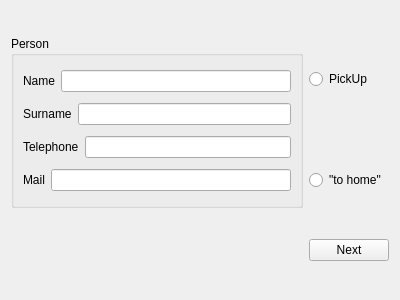
<?xml version="1.0" encoding="UTF-8"?>
<ui version="4.0">
 <class>DelivG</class>
 <widget class="QWidget" name="DelivG">
  <property name="geometry">
   <rect>
    <x>0</x>
    <y>0</y>
    <width>400</width>
    <height>300</height>
   </rect>
  </property>
  <property name="windowTitle">
   <string>Form</string>
  </property>
  <layout class="QGridLayout" name="gridLayout">
   <item row="0" column="0" rowspan="2">
    <widget class="QGroupBox" name="groupBox">
     <property name="title">
      <string>Person</string>
     </property>
     <layout class="QVBoxLayout" name="verticalLayout">
      <item>
       <layout class="QHBoxLayout" name="horizontalLayout">
        <item>
         <widget class="QLabel" name="NameD">
          <property name="text">
           <string>Name</string>
          </property>
         </widget>
        </item>
        <item>
         <widget class="QLineEdit" name="NaneDE"/>
        </item>
       </layout>
      </item>
      <item>
       <layout class="QHBoxLayout" name="horizontalLayout_2">
        <item>
         <widget class="QLabel" name="SurnameD">
          <property name="text">
           <string>Surname</string>
          </property>
         </widget>
        </item>
        <item>
         <widget class="QLineEdit" name="SurnameDE"/>
        </item>
       </layout>
      </item>
      <item>
       <layout class="QHBoxLayout" name="horizontalLayout_3">
        <item>
         <widget class="QLabel" name="TelD">
          <property name="text">
           <string>Telephone</string>
          </property>
         </widget>
        </item>
        <item>
         <widget class="QLineEdit" name="TelDE"/>
        </item>
       </layout>
      </item>
      <item>
       <layout class="QHBoxLayout" name="horizontalLayout_4">
        <item>
         <widget class="QLabel" name="MailD">
          <property name="text">
           <string>Mail</string>
          </property>
         </widget>
        </item>
        <item>
         <widget class="QLineEdit" name="lineEdit_4"/>
        </item>
       </layout>
      </item>
     </layout>
    </widget>
   </item>
   <item row="0" column="1">
    <widget class="QRadioButton" name="pickup">
     <property name="text">
      <string>PickUp</string>
     </property>
    </widget>
   </item>
   <item row="1" column="1">
    <widget class="QRadioButton" name="tohome">
     <property name="text">
      <string>&quot;to home&quot;</string>
     </property>
    </widget>
   </item>
   <item row="2" column="1">
    <widget class="QPushButton" name="NextD">
     <property name="text">
      <string>Next</string>
     </property>
    </widget>
   </item>
  </layout>
 </widget>
 <resources/>
 <connections/>
</ui>
